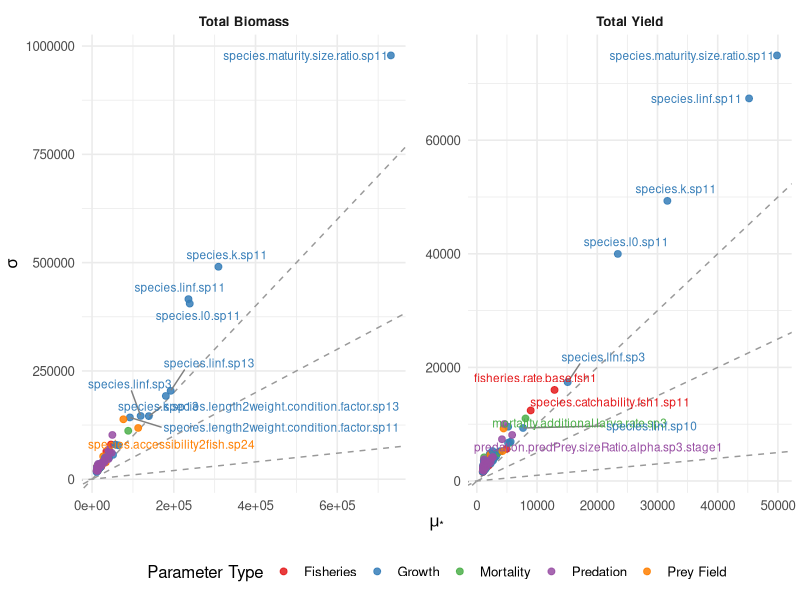

Recreate this plot in R.
library(data.table)
library(ggplot2)
library(ggrepel)
library(scales)

# ---- 读取数据 ----
EE_biomass <- fread("5.elementary_effect/EE_outputs/EE_biomass_total_biomass.csv")
EE_yield   <- fread("5.elementary_effect/EE_outputs/EE_yield_total_yield.csv")

# ---- 添加 indicator 字段 ----
EE_biomass[, indicator := "Total Biomass"]
EE_yield[,   indicator := "Total Yield"]

# ---- 合并数据 ----
EE_all <- rbindlist(list(EE_biomass, EE_yield), fill = TRUE)

# ---- 添加参数类型分类 ----
EE_all[, param_type := fcase(
  grepl("^mortality\\.additional\\.(rate|larva\\.rate)", param_name), "Mortality",
  grepl("^(fisheries\\.rate\\.base|species\\.catchability)", param_name), "Fisheries",
  grepl("^(species\\.length2weight\\.condition\\.factor|species\\.k|species\\.l0|species\\.linf|species\\.maturity\\.size)", param_name), "Growth",
  grepl("^species\\.accessibility2fish", param_name), "Prey Field",
  grepl("^predation\\.predPrey\\.sizeRatio", param_name), "Predation",
  default = "Other"
)]

# ---- 排除 "Other" 类 ----
EE_all <- EE_all[param_type != "Other"]

# ---- 计算每个面板最大 mu_star，用于放标签 ----
max_vals <- EE_all[, .(max_mu = max(mu_star, na.rm = TRUE)), by = indicator]

# 标签位置（参考 Sanchez 等）
label_types <- c("almost linear", "monotonic", "almost-monotonic", "non-monotonic")
y_multipliers <- c(0.05, 0.3, 0.75, 1.2)
labels_df <- max_vals[, .(
  label = label_types,
  x = max_mu * 0.9,
  y = max_mu * 0.9 * y_multipliers
), by = indicator]

# ---- 排名，用于标注前 10 大和后 5 小 ----
EE_all[, rank_mu := frank(-mu_star), by = indicator]
# EE_all[, rank_mu_min := frank(mu_star), by = indicator]     # 最小效应

# ---- 绘图 ----
EE_combined_plot <- ggplot(EE_all, aes(x = mu_star, y = sigma, color = param_type)) +
  geom_abline(slope = c(0.1, 0.5, 1), intercept = 0, 
              linetype = "dashed", color = "grey60", show.legend = FALSE) +
  geom_point(size = 2, alpha = 0.85) +
  ggrepel::geom_text_repel(
    data = EE_all[rank_mu <= 10],
    aes(label = param_name),
    max.overlaps = 20,
    size = 3,
    box.padding = 0.3,
    force = 0.5,
    segment.color = "grey50",
    show.legend = FALSE
  ) +
  # ggrepel::geom_text_repel(
  #   data = EE_all[rank_mu_min <= 5],
  #   aes(label = param_name),
  #   size = 3,
  #   max.overlaps = 20,
  #   box.padding = 0.15,
  #   point.padding = 0.15,
  #   force = 0.3,
  #   nudge_y = -0.05,
  #   color = "black",
  #   segment.color = "grey40",
  #   show.legend = FALSE
  # )+
  # geom_text(
  #   data = labels_df,
  #   aes(x = x, y = y, label = label),
  #   color = "grey40",
  #   size = 3,
  #   inherit.aes = FALSE
  # ) +
  facet_wrap(~indicator, scales = "free", ncol = 2) +
  labs(
    x = expression(mu["*"]),
    y = expression(sigma),
    color = "Parameter Type",
    # title = "Elementary Effects on Total Biomass and Yield"
  ) +
  scale_color_brewer(palette = "Set1") +
  theme_minimal(base_size = 12) +
  theme(
    legend.position = "bottom",
    panel.spacing = unit(1, "lines"),
    strip.text = element_text(face = "bold"),
    panel.background = element_rect(fill = "white", color = NA),
    plot.background = element_rect(fill = "white", color = NA)
  )

# ---- 保存图形 ----
ggsave("figures/EE_biomass_yield_combined_test.png", plot = EE_combined_plot, width = 12, height = 5.5, dpi = 300)
